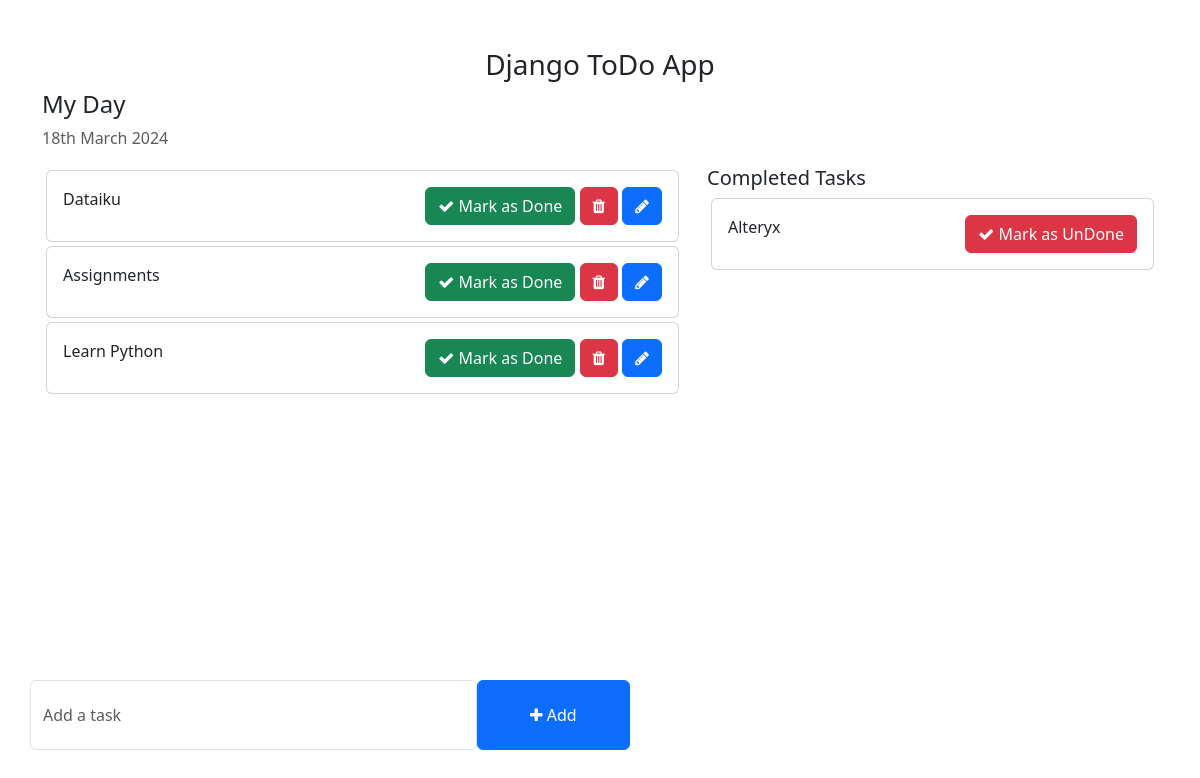
The page / on the database its author committed.
### todo/models.py (models this page shows, shortened)
class Task(models.Model):
    task = models.CharField(max_length=250)
    is_completed = models.BooleanField(default=False)
    created_at = models.DateTimeField(auto_now_add=True)
    updated_at = models.DateTimeField(auto_now=True)

### todo_main/views.py (the view)
# urls.py: 2. Add a URL to urlpatterns:  path('', views.home, name='home')
def home(request):
    tasks = Task.objects.filter(is_completed=False).order_by('-updated_at')
    completed_tasks = Task.objects.filter(is_completed=True).order_by('-updated_at')
    context = {
        'tasks':tasks,
        'completed_tasks': completed_tasks,
    }
    return render(request, 'home.html', context)

### templates/home.html (shortened to what this page needs)
<!DOCTYPE html>
<html lang="en">
<head>
    <link href="https://cdn.jsdelivr.net/npm/bootstrap@5.3.0-alpha1/dist/css/bootstrap.min.css" rel="stylesheet">
    <link rel="stylesheet" href="https://cdnjs.cloudflare.com/ajax/libs/font-awesome/4.7.0/css/font-awesome.min.css">
</head>
<body>
    <div class="container">
        <h3 class="pt-5 text-center">Django ToDo App</h3>
        <div class="row">
            <h4>My Day</h4>
            <p class="text-muted">{% now "jS F Y" %}</p>
            <div class="col-md-7 col-lg-7" style="height: 450px; overflow: scroll;">
                {% for task in tasks %}
                <div class="card m-1">
                    <div class="card-body">
                        {{task.task}}
                        <span style="position: relative; float: right;">
                            <a href={% url 'mark_as_done' task.pk %} class="btn btn-success"><i class="fa fa-check"></i> Mark as Done</a>
                            <a href={% url 'deleteTask' task.pk %} class="btn btn-danger"><i class="fa fa-trash"></i></a>
                            <a href={% url 'editTask' task.pk %} class="btn btn-primary"><i class="fa fa-pencil"></i></a>
                        </span>
                    </div>
                </div>
                {% endfor %}
            </div>
            <div class="col-md-5 col-lg-5">
                <h5>Completed Tasks</h5>
                {% for completed_task in completed_tasks %}
                <div class="card m-1">
                    <div class="card-body">
                        {{completed_task.task}}
                        <span style="position: relative; float: right;">
                            <a href={% url 'mark_as_undone' completed_task.pk %} class="btn btn-danger"><i class="fa fa-check"></i> Mark as UnDone</a>
                        </span>
                    </div>
                </div>
                {% endfor %}
            </div>
        </div>
        <div class="row">
            <div class="col-md-6 col-lg-6 p-0" style="position: absolute; bottom: 50px;">
                <form action="{% url 'addTask' %}" method="POST">
                    <div class="form-group">
                        <span style="display: flex;">
                            <input name="task" type="text" class="form-control" placeholder="Add a task">
                            <button type="submit" class="btn btn-primary" style="width: 200px;"><i class="fa fa-plus"></i> Add</button>
                        </span>
                    </div>
                </form>
            </div>
        </div>
    </div>
</body>
</html>

### templates/home.html (style rules this page uses)
.form-control { padding: 1.375rem .75rem !important; }

### rows shown on the page
Task: task "Dataiku"
Task: task "Assignments"
Task: task "Learn Python"
Task: task "Alteryx"
